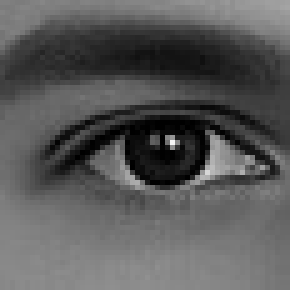
#> input picture ver_2/eye.jpeg, 58 x 58 px (shown 5 times larger)
$ python blob-detect.py
#> lines starting #> are read from the running program, lines starting #| are printed output that depends on the picture; after the words box and inside, x2 and y2 are one past the last pixel; in counts of white or black regions, pixels touching at a corner belong together
# Standard imports
import cv2
import numpy as np
# Read image
im = cv2.imread("eye.jpeg")
#> im is the input picture: shape (58, 58, 3); min 0, max 247, mean 88.7
# Set up the detector with default parameters.
detector = cv2.SimpleBlobDetector_create()
# Detect blobs.
_, img = cv2.threshold(im, 42, 255, cv2.THRESH_BINARY)
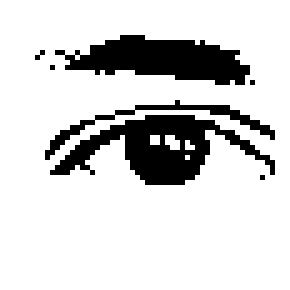
#> img: shape (58, 58, 3) (shown 5 times larger); 82.9% white; 7 black regions (4 under 20 px), largest, box (x1, y1, x2, y2) and area: (10, 23, 55, 37) 267, (11, 7, 50, 17) 232, (9, 20, 55, 32) 71
keypoints = detector.detect(img)
#> keypoints = 1 keypoints; (x, y, size): (28, 28, 64)
# Draw detected blobs as red circles.
# cv2.DRAW_MATCHES_FLAGS_DRAW_RICH_KEYPOINTS ensures the size of the circle corresponds to the size of blob
im_with_keypoints = cv2.drawKeypoints(img, keypoints, np.array([]), (0,0,255), cv2.DRAW_MATCHES_FLAGS_DRAW_RICH_KEYPOINTS)
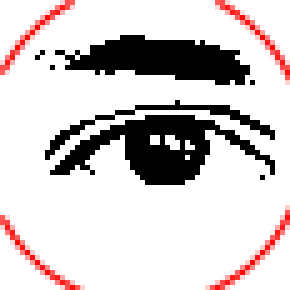
#> im_with_keypoints: shape (58, 58, 3) (shown 5 times larger); mean B, G, R 203.7, 203.7, 211.4

# Show keypoints
cv2.imshow("Keypoints", im_with_keypoints)
cv2.waitKey(0)
